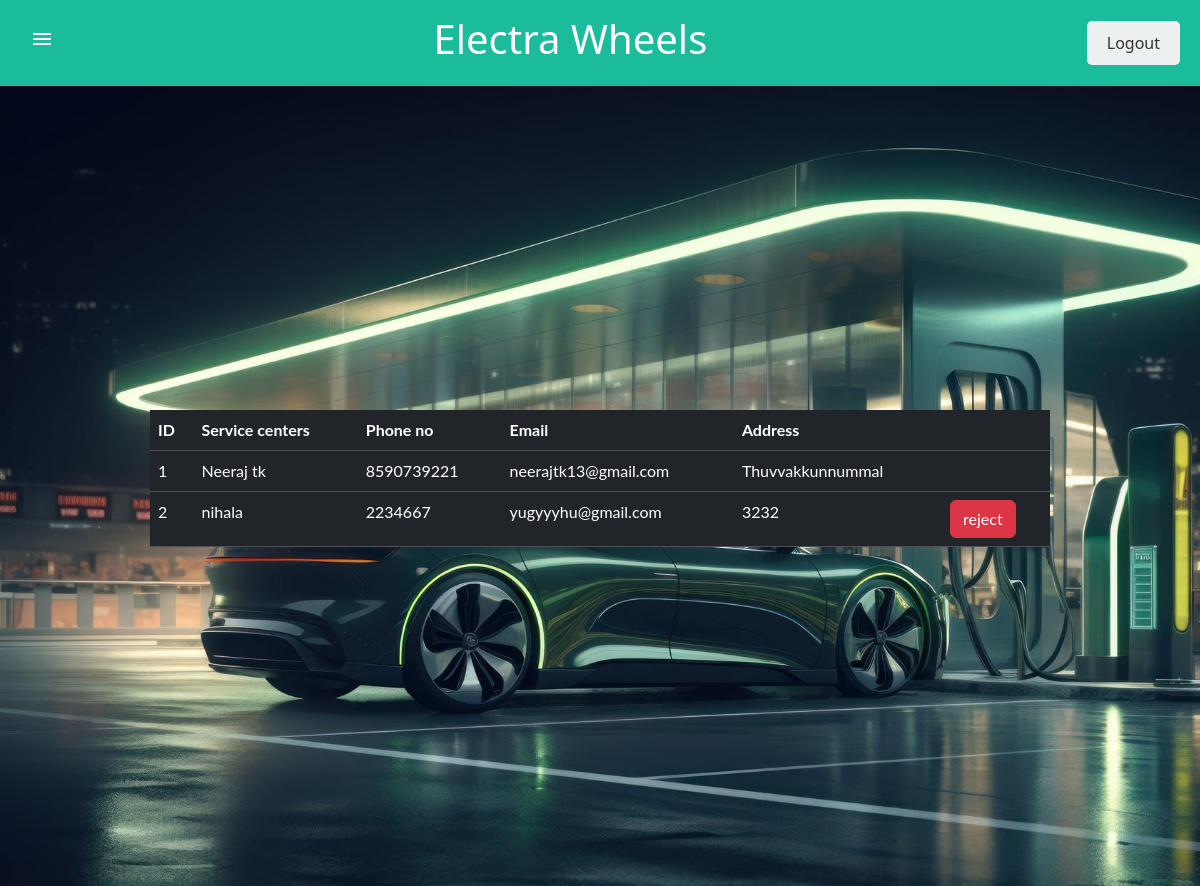
The page /service/ on the database as committed earlier.
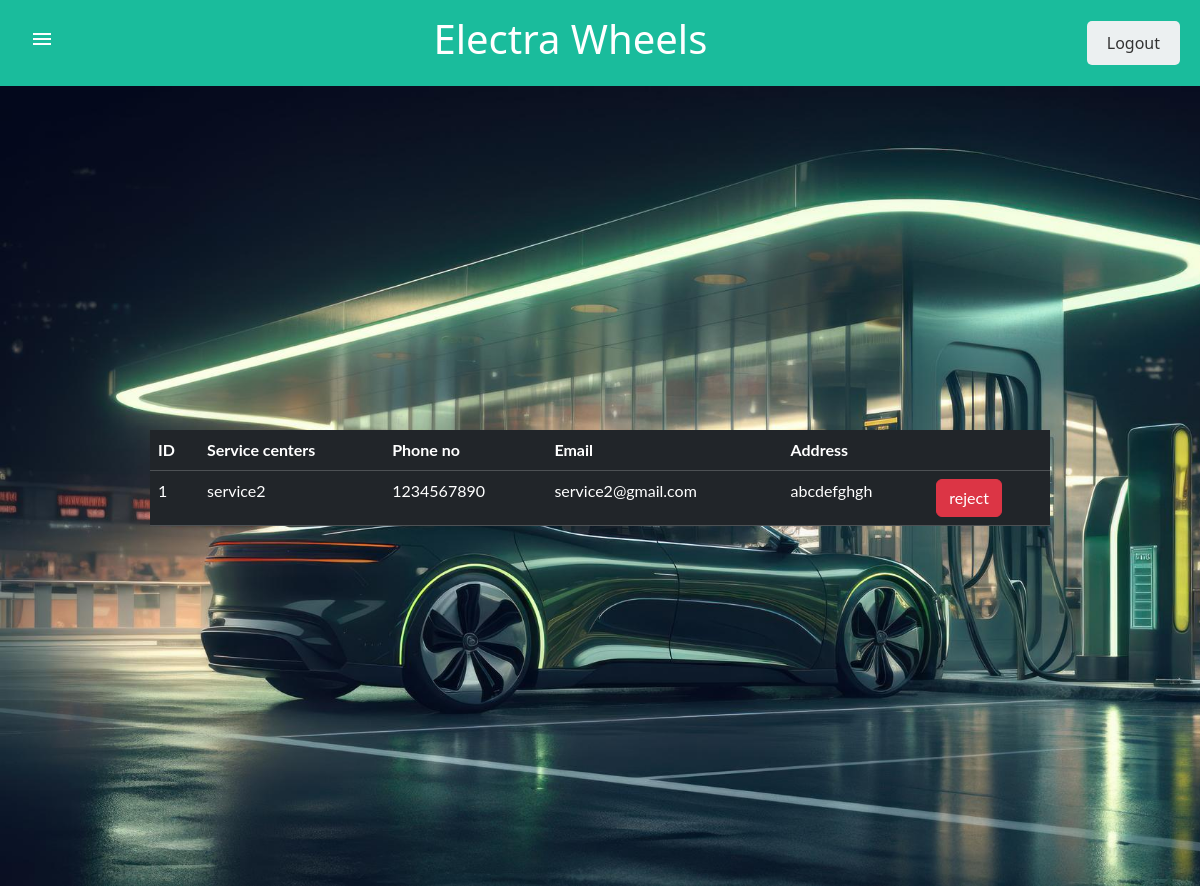
The same page on the database as committed later.
### evapp/models.py (models this page shows)
class ServiceTable(models.Model):
    LOGIN=models.ForeignKey(Logintable, on_delete=models.CASCADE)
    Name = models.CharField(max_length=30, blank=True, null=True)
    Email = models.CharField(max_length=30, blank=True, null=True)
    Phone = models.CharField(blank=True, null=True ,max_length=10)
    Address = models.CharField(max_length=30, blank=True, null=True)

### evapp/views.py (the view)
# urls.py: path('service/',ServicePage.as_view(), name="service"),
class ServicePage(View):
    login_url='/'
    def get(self,request):
        obj= ServiceTable.objects.all()
        return render(request, 'manage service.html',{'obj':obj})

### template/manage service.html
{% extends 'admin_home.html'%}
{%block body%}
<div class="body">
    <table class="table table-dark " style="width: 900px;">
        <tr>
            <th>ID</th>
            <th>Service centers</th>
            <th>Phone no</th>
            <th>Email</th>
            <th>Address</th>
            <th></th>
        </tr>
        {% for i in obj %}
        <tr>
            <td>{{ forloop.counter}}</td>
            <td>{{i.Name}}</td>
            <td>{{i.Phone}}</td>
            <td>{{i.Email}}</td>
            <td>{{i.Address}}</td></td>
            <td>
                {% if i.LOGIN.status == "pending" %}
                <a href="/accept_service_center/{{i.LOGIN.id}}" class="btn btn-primary">accept</a><br><br>
                <a href="/reject_service_center/{{i.LOGIN.id}}" class="btn btn-danger">reject</a>
                {% elif i.LOGIN.status == "active" %}
                <a href="/reject_service_center/{{i.LOGIN.id}}" class="btn btn-danger">reject</a>
                {% elif i.LOGIN.status == "reject" %}
                <a href="/accept_service_center/{{i.LOGIN.id}}" class="btn btn-primary">accept</a><br><br>
                {% endif %}
        </td>
        </tr>
        {% endfor %}
    </table>
</div>
    {% endblock %}

### template/admin_home.html (shortened to what this page needs)
{% load static %}
<!DOCTYPE html>
<html lang="en">
<head>
  <link rel="stylesheet" href="{% static 'css/dash.css' %}">
  <link href="https://cdn.jsdelivr.net/npm/bootstrap@5.3.3/dist/css/bootstrap.min.css" rel="stylesheet">
</head>
<body>
  <div class="nav">
    <button class="openbtn" onclick="openNav()" style="margin-left: 30px;"><i class="material-icons">menu</i></button>
    <a class="h1" href="/admin_home" style="text-decoration: none;">Electra Wheels</a>
    <a href="/logout" class="but">Logout</a>
  </div>
<div>
  {%block body%}
  {%endblock%}
</div>
</body>
</html>

### static/css/dash.css (style rules this page uses)
* { margin: 0; padding: 0; box-sizing: border-box; }
.body { font-family: "Lato", sans-serif; background: #f4f4f9; color: #333; }
.nav { width: 100%; padding: 15px 20px; background: #1abc9c; color: #fff; display: flex; align-items: center; justify-content: space-between; box-shadow: 0 2px 5px rgba(0, 0, 0, 0.2); }
.openbtn { font-size: 20px; color: #fff; background: none; border: none; cursor: pointer; transition: 0.3s; }
.but { font-size: 16px; padding: 10px 20px; background: #ecf0f1; color: #333; border: none; border-radius: 5px; cursor: pointer; transition: 0.3s; text-decoration: none; }
.body { display: flex; justify-content: center; height: 100vh; align-items: center; background-image: url(./img/ev.jpg); background-size: cover; backdrop-filter: blur(10px); }
td,th { border: 1px solid rgb(255, 255, 255); padding: 10px; }

Rows that differ between the two databases and show on the page:
removed ServiceTable: Name "Neeraj tk", Phone "8590739221", Email "neerajtk13@gmail.com", Address "Thuvvakkunnummal"
removed ServiceTable: Name "nihala", Phone "2234667", Email "yugyyyhu@gmail.com", Address "3232"
added ServiceTable: Name "service2", Phone "1234567890", Email "service2@gmail.com", Address "abcdefghgh"
